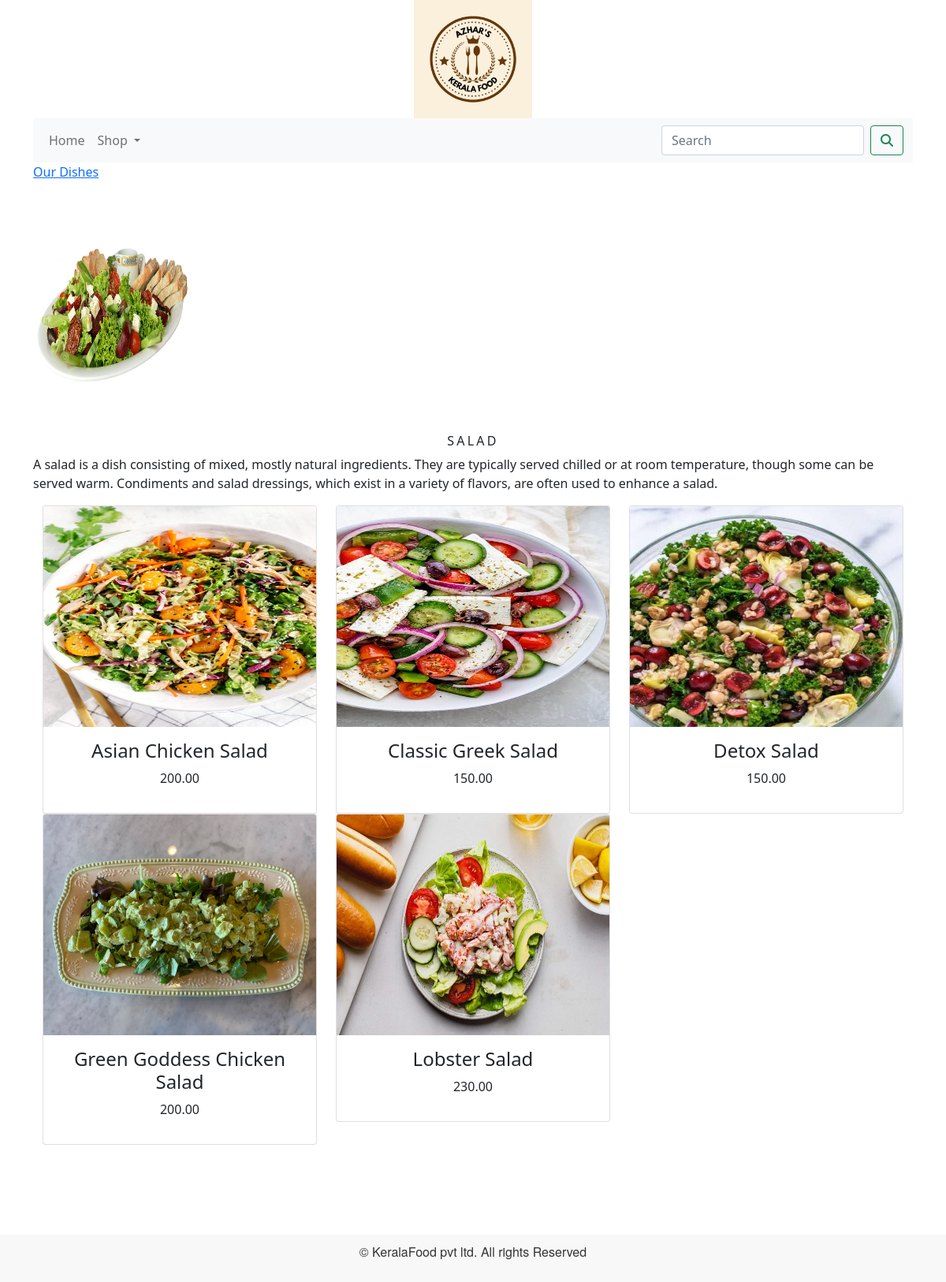
Page /shop/salad/ on the committed database.
### shop/models.py (models this page shows, shortened)
class Category(models.Model):
    name=models.CharField(max_length=250,unique=True)
    slug=models.SlugField(max_length=250,unique=True)
    description=models.TextField(blank=True)
    image=models.ImageField(upload_to='category',blank=True)
    def get_url(self):
        return reverse('shop:products_by_category', args=[self.slug])
    class Meta:
        ordering=['name']
        verbose_name='category'
        verbose_name_plural='categories'

class Product(models.Model):
    name=models.CharField(max_length=250,unique=True)
    slug=models.SlugField(max_length=250, unique=True)
    description=models.TextField(blank=True)
    price=models.DecimalField(max_digits=10,decimal_places=2)
    category=models.ForeignKey(Category,on_delete=models.CASCADE)
    image=models.ImageField(upload_to='product',blank=True)
    stock=models.IntegerField()
    available=models.BooleanField(default=True)
    created=models.DateTimeField(auto_now_add=True)
    update=models.DateTimeField(auto_now=True)
    def get_url(self):
        return reverse('shop:prodCatDetail',args=[self.category.slug,self.slug])
    class Meta:
        ordering=['name']
        verbose_name='product'
        verbose_name_plural='products'

### shop/views.py (the view)
# urls.py: path('',views.allProdCat,name='allProdCat'),
def allProdCat(request,c_slug=None):
    c_page=None
    products_list=None
    if c_slug!= None:
        c_page=get_object_or_404(Category,slug=c_slug)
        products_list=Product.objects.all().filter(category=c_page,available=True)
    else:
        products_list=Product.objects.all().filter(available=True)
    paginator=Paginator(products_list,6)
    try:
        page=int(request.GET.get('page','1'))
    except:
        page=1
    try:
        products=paginator.page(page)
    except(EmptyPage,InvalidPage):
        products=paginator.page(paginator.num_pages)
    return render(request,"category.html",{'category':c_page,'products':products})

### cart/context_processors.py (called while the page is built)
def counter(request):
    item_count=0
    if'admin' in request.path:
        return {}
    else:
        try:
            cart=Cart.objects.filter(cart_id=cart_id(request))
            car_items=CartItem.objects.all().filter(cart=cart[:1])
            for cart_item in car_items:
                item_count += cart_item.quantity
        except Cart.DoesNotExist:
            item_count=0
        return dict(item_count=item_count)

### cart/views.py (called while the page is built)
def cart_id(request):
    cart=request.session.session_key
    if not cart:
        cart=request.session.create()
    return cart

### shop/context_processors.py (called while the page is built)
def menu_links(request):
    links=Category.objects.all()
    return dict(links=links)

### template/category.html (shortened to what this page needs)
{% extends 'base.html' %}
{% load static %}
{% block content %}
{% if category %}
    <div>
        <div class="row my_row_class">
            <div class="mx-auto">
            <p><a href="{% url 'shop:allProdCat' %}">Our Dishes</a> </p>
        </div>
            </div>
    </div>
    {% endif %}
<div class="mx_auto">
    {% if category %}
    <img class="my_image" src="{{category.image.url}}" alt="{{category.name}}">
</div>
    <br>
<div>
    <h1 class="text-center my_title">{{category.name}}</h1>
    <p class="text-justify">{{category.description}}</p>
</div>
     {% endif %}
<div class="container">
    <div class="row mx_auto">
        {% for product in products.object_list %}
        <div class="my_bottom_margin col-9 col-sm-12 col-md-4 col-lg-4 ">
            <div class="card text-center" style="min-width:18rem;">
                <a href="{{product.get_url}}"><img class="card-img-top my_image"  src="{{product.image.url}}" alt="{{product.name}}"></a>
            <div class="card-body">
                <h4>{{product.name}}</h4>
                <p>{{product.price}}</p>
            </div>
            </div>
        </div>
        {% endfor %}
    </div>
    <br>
</div>
{% endblock %}

### static/css/custom.css (style rules this page uses)
body { font-family: 'Roboto', sans-serif; }
.my_image { width:200px; height:280px; }
.my_title { font-size:16px; text-transform:uppercase; letter-spacing:.2em; }
.my_bottom_margin { margin_bottom:10px; }

### rows in the picture
Category: image (picture), name "SALAD", description "A salad is a dish consisting of mixed, mostly natural ingredients. They are typically served chilled or at room temperature, though some can be served warm. Condiments and salad dressings, which exist in a variety of flavors, are often used to enhance a salad."
Product: image (picture), name "Asian Chicken Salad", price "200.00"
Product: image (picture), name "Classic Greek Salad", price "150.00"
Product: image (picture), name "Detox Salad", price "150.00"
Product: image (picture), name "Green Goddess Chicken Salad", price "200.00"
Product: image (picture), name "Lobster Salad", price "230.00"
